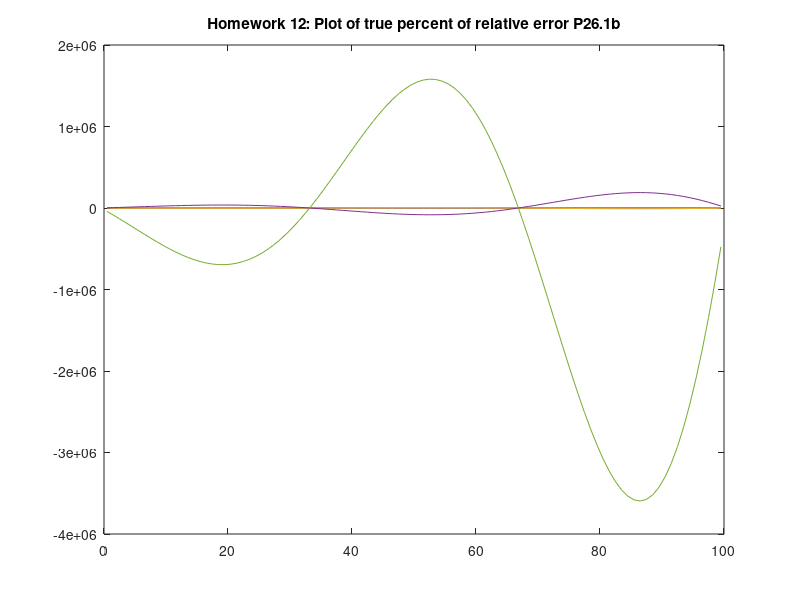

The MATLAB script that drew this image:
%Lec12_Explicit
%lecture example backward difference in space, forward in time.
clear
clf

U= 100;
E= 2000;
A_c = 10;
k = 2;
L = 100;
num_cells = 100;
del_t = 0.05;
num_time_steps = 5;
c_in = 1;
c_0 = 0;
c_out = 0;

del_x = L/num_cells;

sub = (U/del_x + E/del_x^2) *del_t;
dia = 1 - (U/del_x + 2*E/del_x^2 + k)*del_t;
sup = E/del_x^2 * del_t;

col_data = [sub dia sup];

for i=2:num_cells-1
    for j = 1: 3
        A(i,i-2+j) = col_data(j);
    end
end

A(1,1:2) = [dia sup];
A(num_cells, num_cells-1:num_cells) = [sub dia];

W = zeros(num_cells,1);
W(1) = sub*c_in;
W(num_cells) = sup*c_out;

c = ones(num_cells,1)*c_0;

x_plot = [del_x/2:del_x:L-del_x/2];

for i=1:num_time_steps
    
    c_new = A\(c+W);
    
    plot(x_plot, c_new);
    figure (1)
    hold on
    pause
    c=c_new;
end
hold off

title('Homework 12: Plot of true percent of relative error P26.1b');









